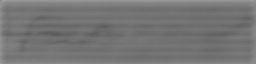
#> input picture assets/notebook-generated-sample.png, 256 x 64 px
$ python -i preprocessing.py   (imports and definitions only)
#> lines starting #> are read from the running program, lines starting #| are printed output that depends on the picture; after the words box and inside, x2 and y2 are one past the last pixel; in counts of white or black regions, pixels touching at a corner belong together
#> further down, picture is the input picture: shape (64, 256); min 90, max 161, mean 116.9
"""
UWrites - Handwriting Preprocessing and Segmentation Module
Provides computer vision routines for deskewing, binarization, ruled-line suppression,
and projection-profile-based line and word segmentation.
"""

import os
import cv2
import numpy as np
from PIL import Image


def deskew(img: np.ndarray) -> np.ndarray:
    """
    Detects page orientation slant and deskews grayscale page scan using minAreaRect.

    Args:
        img: Grayscale image numpy array (H, W).
    Returns:
        Deskewed grayscale image array.
    """
    gray = cv2.bitwise_not(img)
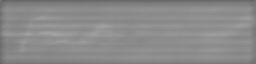
#> gray: shape (64, 256); min 94, max 165, mean 138.1
    thresh = cv2.threshold(gray, 0, 255, cv2.THRESH_BINARY | cv2.THRESH_OTSU)[1]
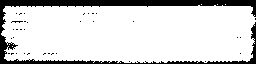
#> thresh: shape (64, 256); 83.2% white; 35 black regions (34 under 20 px), largest, box (x1, y1, x2, y2) and area: (0, 0, 256, 64) 2683
    coords = np.column_stack(np.where(thresh > 0))
#> coords = 13635 pairs, first value 4 to 62, second value 1 to 255
    if len(coords) == 0:
        return img

    rect = cv2.minAreaRect(coords)
#> rect = ((33, 128), (254, 58), -90)
    angle = rect[-1]
#> angle = -90

    # OpenCV minAreaRect angle adjustment convention
    if angle < -45:
        angle = -(90 + angle)
#> angle = 0
    elif angle > 45:
        angle = 90 - angle
    else:
        angle = -angle

    # Ignore negligible angles (< 0.2 deg) to avoid unnecessary resampling blur
    if abs(angle) < 0.2 or abs(angle) > 45:
        return img

    (h, w) = img.shape[:2]
    center = (w // 2, h // 2)
    matrix = cv2.getRotationMatrix2D(center, angle, 1.0)
    return cv2.warpAffine(
        img,
        matrix,
        (w, h),
        flags=cv2.INTER_CUBIC,
        borderMode=cv2.BORDER_CONSTANT,
        borderValue=255,
    )


# [221 lines left out: functions binarize, remove_ruled_lines, segment_lines, segment_words, normalize_crop_with_padding, process_page, not called in this run]

>>> import cv2
>>> picture = cv2.imread('../assets/notebook-generated-sample.png', cv2.IMREAD_GRAYSCALE)
>>> result = deskew(picture)
